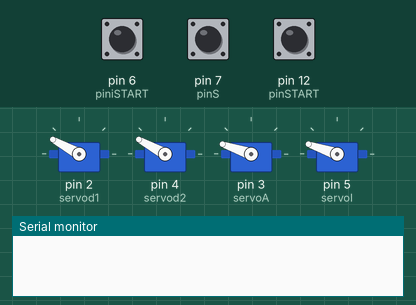
The sketch below on a simulated Arduino Uno, built with avr-gcc and run on an emulated ATmega328P. Parts: 4 × servo, the last lines printed to the serial monitor. The test bench sets the inputs (shaded band); at power-on: pin 7 (pinS) LOW, pin 6 (piniSTART) LOW, pin 12 (pinSTART) LOW.

Above: at 3.5 s.
3.6 s: pin 7 (pinS) driven HIGH
At 4.3 s:
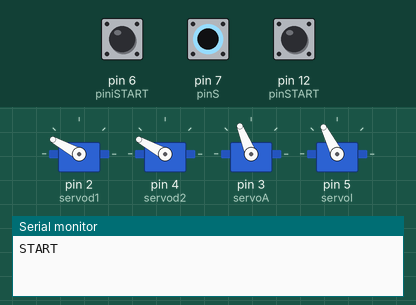
5.2 s: pin 6 (piniSTART) pulled HIGH for 0.15 s
At 6.5 s:
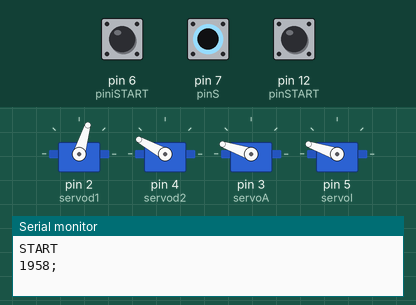
6.8 s: pin 7 (pinS) pulsed LOW 2 times (0.12 s each, 0.3 s apart)
At 6.97 s:
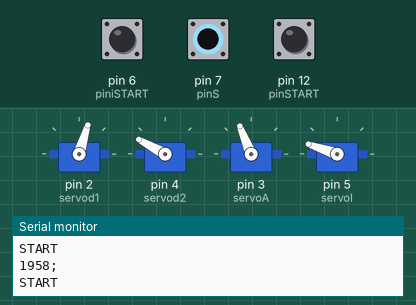
8.9 s: pin 12 (pinSTART) pulled HIGH for 0.15 s
At 9.6 s:
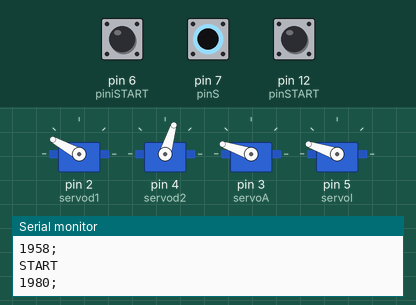
10.5 s: pin 7 (pinS) pulsed LOW 5 times (0.12 s each, 0.3 s apart)
At 10.82 s:
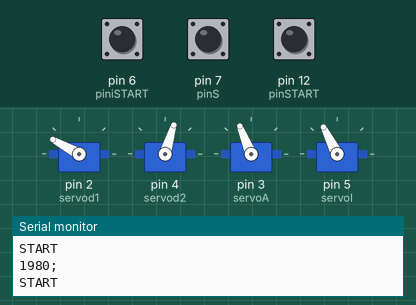
13.5 s: pin 6 (piniSTART) pulled HIGH for 1 s
At 14.3 s:
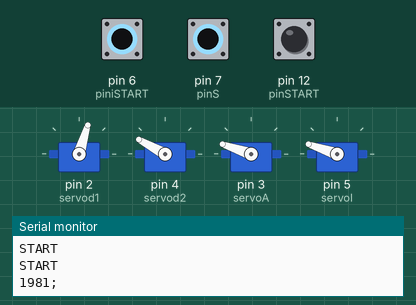
Timing chart, 0 to 16.5 s (numbered marks = the images above; inputs shaded):
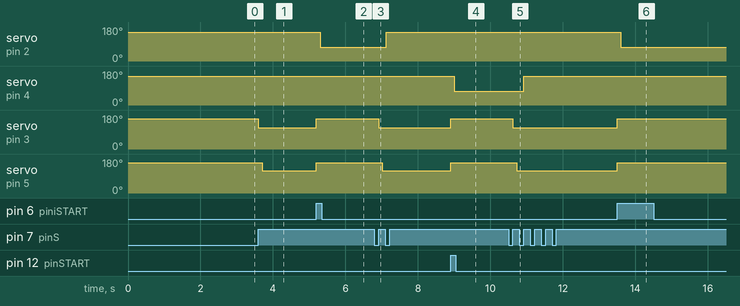

Measured:
- after the input at 3.6 s, servo on pin 3 (servoA): 161° → 112° at once; servo on pin 5 (servoI): 161° → 117° after 0.10 s
- after the input at 5.2 s, servo on pin 2 (servod1): 151° → 73° after 0.10 s; servo on pin 3 (servoA): 112° → 161° at once; servo on pin 5 (servoI): 117° → 161° at once
- after the input at 6.8 s, servo on pin 2 (servod1): 73° → 151° after 0.32 s; servo on pin 3 (servoA): 161° → 112° after 0.12 s; servo on pin 5 (servoI): 161° → 117° after 0.22 s
- after the input at 8.9 s, servo on pin 4 (servod2): 151° → 73° after 0.10 s; servo on pin 3 (servoA): 112° → 161° at once; servo on pin 5 (servoI): 117° → 161° at once
- after the input at 10.5 s, servo on pin 4 (servod2): 73° → 151° after 0.42 s; servo on pin 3 (servoA): 161° → 112° after 0.12 s; servo on pin 5 (servoI): 161° → 117° after 0.22 s
- after the input at 13.5 s, servo on pin 2 (servod1): 151° → 73° after 0.10 s; servo on pin 3 (servoA): 112° → 161° at once; servo on pin 5 (servoI): 117° → 161° at once

The sketch:

Pro-Social_Operant_Chambers.ino
```cpp
#include <ServoTimer2.h>
#define servod1  2
ServoTimer2 Door1;
#define servod2  4
ServoTimer2 Door2;
#define servoA  3
ServoTimer2 ALever;
#define servoI  5
ServoTimer2 ILever;

long int Start;
long int StartTime;
long int APress ;
long int IPress ;
int S = 0;
int L = 0;

// Boutton de demarrage

const int pinS = 7;
const boolean PRESSEs = true;
const boolean RELACHEs = false;
boolean etatBoutonS = RELACHEs;
const byte AUCUN_EVENEMENTs = 6;
const byte EVENEMENT_PRESSEs = 7;
const byte EVENEMENT_RELACHEs = 8;

boolean lirePoussoirS()
{
    boolean resultatS = RELACHEs;
    if (digitalRead(pinS) == HIGH) {
        resultatS = PRESSEs;
    }
    return resultatS;

}

byte lireEvenementS()
{
    byte evenementS;
    boolean nouvelEtatS = lirePoussoirS();
    if (nouvelEtatS == etatBoutonS)
        evenementS = AUCUN_EVENEMENTs;
    if (nouvelEtatS == PRESSEs && etatBoutonS == RELACHEs)
        evenementS = EVENEMENT_PRESSEs;
    if (nouvelEtatS == RELACHEs && etatBoutonS == PRESSEs)
        evenementS = EVENEMENT_RELACHEs;
    etatBoutonS = nouvelEtatS;
    return evenementS;
}


// Levier actif

const int pinSTART = 12;
const boolean PRESSEstart = true;
const boolean RELACHEstart = false;
boolean etatBoutonSTART = RELACHEstart;
const byte AUCUN_EVENEMENTstart = 3;
const byte EVENEMENT_PRESSEstart = 4;
const byte EVENEMENT_RELACHEstart = 5;

boolean lirePoussoirSTART()
{
    boolean resultatSTART = RELACHEstart;
    if (digitalRead(pinSTART) == HIGH) {
        resultatSTART = PRESSEstart;
    }
    return resultatSTART;

}

byte lireEvenementSTART()
{
    byte evenementSTART;
    boolean nouvelEtatSTART = lirePoussoirSTART();
    if (nouvelEtatSTART == etatBoutonSTART)
        evenementSTART = AUCUN_EVENEMENTstart;
    if (nouvelEtatSTART == PRESSEstart && etatBoutonSTART == RELACHEstart)
        evenementSTART = EVENEMENT_PRESSEstart;
    if (nouvelEtatSTART == RELACHEstart && etatBoutonSTART == PRESSEstart)
        evenementSTART = EVENEMENT_RELACHEstart;
    etatBoutonSTART = nouvelEtatSTART;
    return evenementSTART;

}


// Levier inactif

const int piniSTART = 6;
const boolean PRESSEistart = true;
const boolean RELACHEistart = false;
boolean etatBoutoniSTART = RELACHEistart;
const byte AUCUN_EVENEMENTistart = 3;
const byte EVENEMENT_PRESSEistart = 4;
const byte EVENEMENT_RELACHEistart = 5;

boolean lirePoussoiriSTART()
{
    boolean resultatiSTART = RELACHEistart;
    if (digitalRead(piniSTART) == HIGH) {
        resultatiSTART = PRESSEistart;
    }
    return resultatiSTART;

}

byte lireEvenementiSTART()
{
    byte evenementiSTART;
    boolean nouvelEtatiSTART = lirePoussoiriSTART();
    if (nouvelEtatiSTART == etatBoutoniSTART)
        evenementiSTART = AUCUN_EVENEMENTistart;
    if (nouvelEtatiSTART == PRESSEistart && etatBoutoniSTART == RELACHEistart)
        evenementiSTART = EVENEMENT_PRESSEistart;
    if (nouvelEtatiSTART == RELACHEistart && etatBoutoniSTART == PRESSEistart)
        evenementiSTART = EVENEMENT_RELACHEistart;
    etatBoutoniSTART = nouvelEtatiSTART;
    return evenementiSTART;


}
void setup() {
  // put your setup code here, to run once:
  Door1.attach(servod1);
  Door1.write(2100);
  delay(100);
  Door2.attach(servod2);
  Door2.write(2100);
  delay(100);
  ALever.attach(servoA);
  ALever.write(2200);
  delay(80);
  ILever.attach(servoI);
  ILever.write(2200);
  delay(80);

  pinMode(7, INPUT);

  Serial.begin(115200);

  Start = millis();

  delay(2000);
}

void loop() {


 byte evenementS = lireEvenementS();
  if (evenementS == EVENEMENT_PRESSEs ) {
    S = S + 1;
    L = 1;
    Serial.println("START");


    StartTime = millis() - Start;
  }

if (L == 1) {
    ALever.write(1700);
    delay(100);
    ILever.write(1750);
    delay(100);
    Door1.write(2100);
    delay(100);
    Door2.write(2100);
    delay(100);
    L = 2;
  }

while (S == 1) {

byte evenementS = lireEvenementS();

  if (evenementS == EVENEMENT_PRESSEs ) {
    S = S + 1;}


      byte evenementiSTART = lireEvenementiSTART();

if (evenementiSTART == EVENEMENT_PRESSEistart ) {
    IPress = millis() - StartTime;
    S = 2;
    Serial.print(IPress);
    Serial.print(";");
    Serial.println();
    ILever.write(2200);
    ALever.write(2200);
    delay(100);
 //   ILever.write(1700);
 //   delay(100);
                  Door1.write(1300);
                  delay(1000);
//    Door1.write(2200);
//    delay(1000);

    }

    byte evenementSTART = lireEvenementSTART();
if (evenementSTART == EVENEMENT_PRESSEstart ) {
    APress = millis() - StartTime;
    S = 2;
    Serial.print(APress);
    Serial.print(";");
    Serial.println();
    ALever.write(2200);
    ILever.write(2200);
    delay(100);
//    ALever.write(1700);
//    delay(100);
    Door2.write(1300);
    delay(1000);
//    Door2.write(500);
//    delay(1000);

    }

if (S == 2) {


S = 0; Start = 0;
  }

}
}
```
